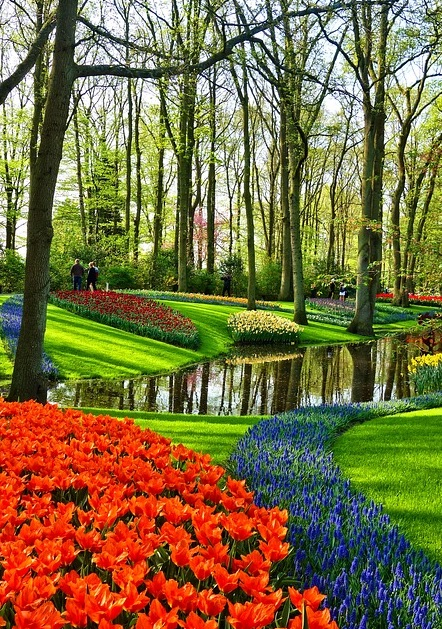
//> input picture ITEM 30-39/ITEM34 OpenCV_Inpainting/image/flower-garden.jpg, 442 x 629 px
$ ./OpenCV_Inpainting   (built with g++ and OpenCV 4)
//> lines starting //> are read from the running program, lines starting //| are printed output that depends on the picture; after the words box and inside, x2 and y2 are one past the last pixel; in counts of white or black regions, pixels touching at a corner belong together
#include "pch.h"
#include <opencv2/opencv.hpp>
#include <opencv2/photo.hpp>

#include <iostream>

using namespace cv;
using namespace std;

// Declare Mat objects for original image and mask for inpainting
Mat img, inpaintMask;
// Mat object for result output
Mat res;
Point prevPt(-1, -1);

// onMouse function for Mouse Handling
// Used to draw regions required to inpaint
// 调用鼠标事件
static void onMouse(int event, int x, int y, int flags, void*)
{
	if (event == EVENT_LBUTTONUP || !(flags & EVENT_FLAG_LBUTTON))
		prevPt = Point(-1, -1);
	else if (event == EVENT_LBUTTONDOWN)
		prevPt = Point(x, y);
	else if (event == EVENT_MOUSEMOVE && (flags & EVENT_FLAG_LBUTTON))
	{
		Point pt(x, y);
		if (prevPt.x < 0)
			prevPt = pt;
		line(inpaintMask, prevPt, pt, Scalar::all(255), 5, 8, 0);
		line(img, prevPt, pt, Scalar::all(255), 5, 8, 0);
		prevPt = pt;
		imshow("image", img);
		imshow("image: mask", inpaintMask);
	}
}

int main()
{
	string filename = "./image/flower-garden.jpg";
	// Read image in color mode 读图
	img = imread(filename);
//> img is the input picture: 629 rows x 442 cols, CV_8UC3; mean B, G, R 63.8, 108.4, 123.8
	Mat img_mask;
	// Return error if image not read properly
	if (img.empty())
	{
		cout << "Failed to load image: " << filename << endl;
		return 0;
	}

	namedWindow("image");

	// Create a copy for the original image 复制原图像
	img_mask = img.clone();
	// Initialize mask (black image)
	inpaintMask = Mat::zeros(img_mask.size(), CV_8U);

	// Show the original image
	imshow("image", img);
	//调用鼠标在图像上画圈
	setMouseCallback("image", onMouse, NULL);

	for (;;)
	{
		char c = (char)waitKey();
//> the left mouse button is pressed at (110, 157)
//> the mouse is dragged to (221, 314)
//> call 2 of onMouse, with event = 0, x = 221, y = 314, flags = 1
//> in onMouse (call 2), `line(inpaintMask, prevPt, pt, Scalar::all(255), 5, 8, 0);`:
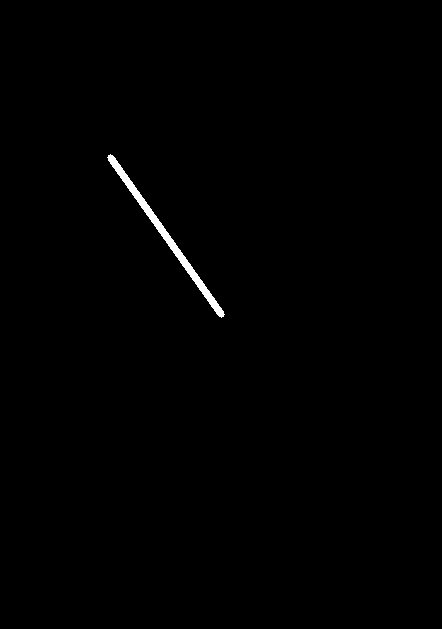
//> inpaintMask: 629 rows x 442 cols, CV_8UC1; 0.5% white; 1 white region, box (x1, y1, x2, y2) and area: (107, 154, 225, 318) 1399
//> in onMouse (call 2), `line(img, prevPt, pt, Scalar::all(255), 5, 8, 0);`:
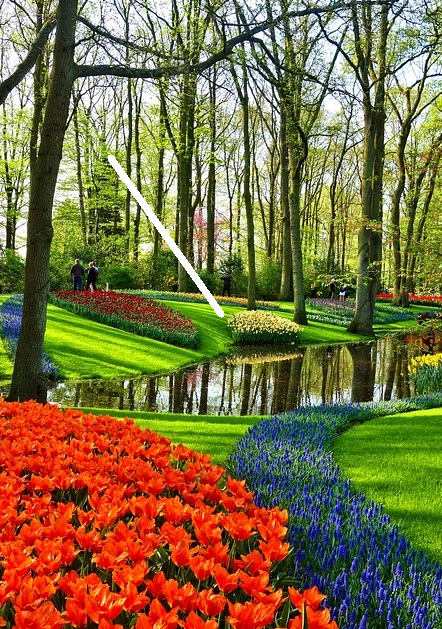
//> img: 629 rows x 442 cols, CV_8UC3; 0.5% of pixels changed, all inside (x1, y1, x2, y2) = (107, 154, 225, 318)
//> the mouse is dragged to (331, 471)
//> call 3 of onMouse, with event = 0, x = 331, y = 471, flags = 1
//> in onMouse (call 3), `line(inpaintMask, prevPt, pt, Scalar::all(255), 5, 8, 0);`:
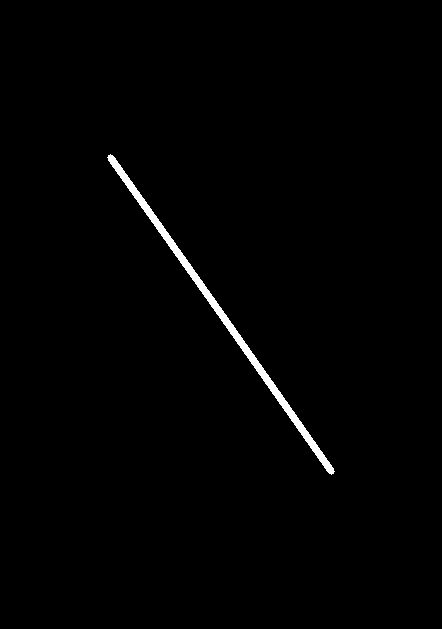
//> inpaintMask: 629 rows x 442 cols, CV_8UC1; 1% white; 1 white region, box (x1, y1, x2, y2) and area: (107, 154, 335, 475) 2768
//> in onMouse (call 3), `line(img, prevPt, pt, Scalar::all(255), 5, 8, 0);`:
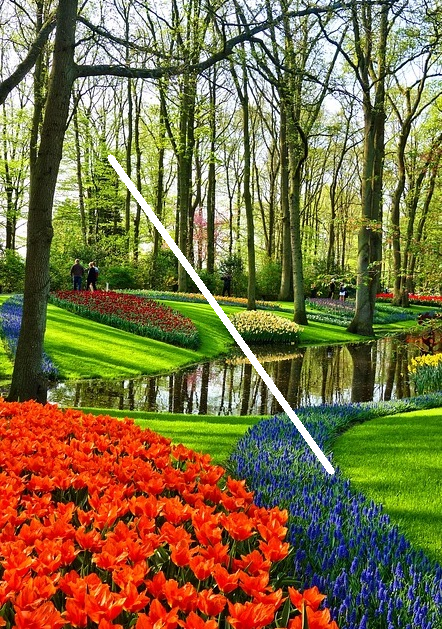
//> img: 629 rows x 442 cols, CV_8UC3; 0.49% of pixels changed, all inside (x1, y1, x2, y2) = (219, 313, 335, 475)
//> the button is released at (331, 471)
//> the Esc key is pressed
		//按t选择INPAINT_TELEA处理
		if (c == 't')
		{
			// Use Algorithm proposed by Alexendra Telea
			inpaint(img, inpaintMask, res, 3, INPAINT_TELEA);
			imshow("Inpaint Output using FMM", res);
		}
		//按n选择INPAINT_NS处理
		if (c == 'n')
		{
			// Use Algorithm proposed by Bertalmio et. al.
			inpaint(img, inpaintMask, res, 3, INPAINT_NS);
			imshow("Inpaint Output using NS Technique", res);
		}
		//按r查看原图
		if (c == 'r')
		{
			inpaintMask = Scalar::all(0);
			img_mask.copyTo(img);
			imshow("image", inpaintMask);
		}
		//按ESC退出
		if (c == 27)
		{
			break;
		}
	}
	return 0;
}

$ run again, with ITEM 30-39/ITEM34 OpenCV_Inpainting/image/sample.jpeg copied over ITEM 30-39/ITEM34 OpenCV_Inpainting/image/flower-garden.jpg
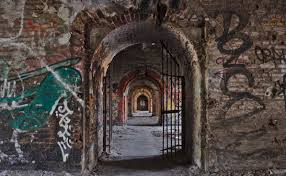
//> input picture ITEM 30-39/ITEM34 OpenCV_Inpainting/image/sample.jpeg, 286 x 176 px
//> img is the input picture: 176 rows x 286 cols, CV_8UC3; mean B, G, R 65.1, 69.1, 78.1
//> inpaintMask: 176 rows x 286 cols, CV_8UC1; 1.3% white; 1 white region, box (x1, y1, x2, y2) and area: (68, 41, 147, 92) 651
//> img: 176 rows x 286 cols, CV_8UC3; 1.29% of pixels changed, all inside (x1, y1, x2, y2) = (68, 41, 147, 92)
//> in onMouse (call 3), `line(inpaintMask, prevPt, pt, Scalar::all(255), 5, 8, 0);`:
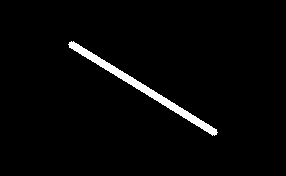
//> inpaintMask: 176 rows x 286 cols, CV_8UC1; 2.5% white; 1 white region, box (x1, y1, x2, y2) and area: (68, 41, 218, 136) 1260
//> in onMouse (call 3), `line(img, prevPt, pt, Scalar::all(255), 5, 8, 0);`:
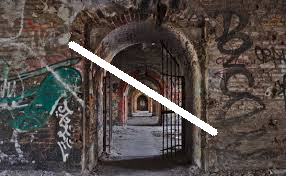
//> img: 176 rows x 286 cols, CV_8UC3; mean B, G, R 70.2, 74, 82.5
